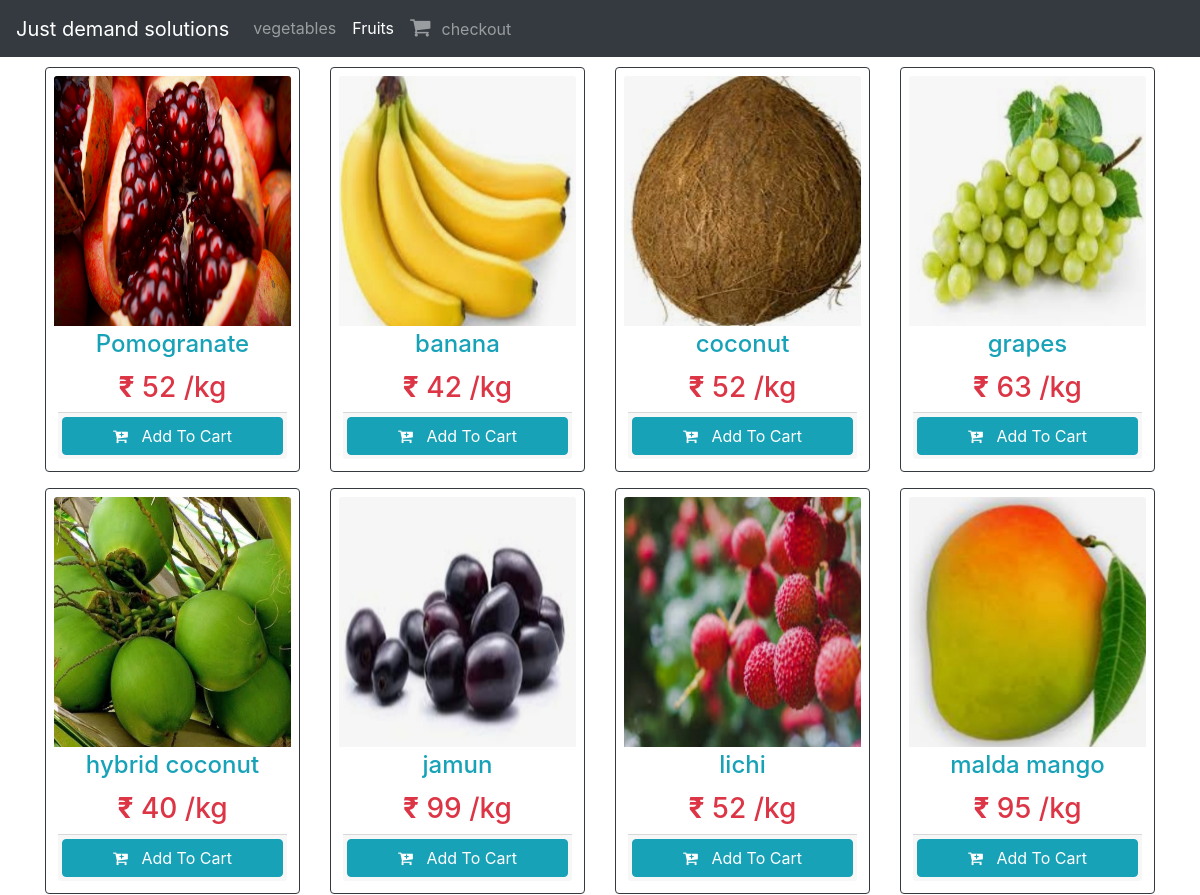
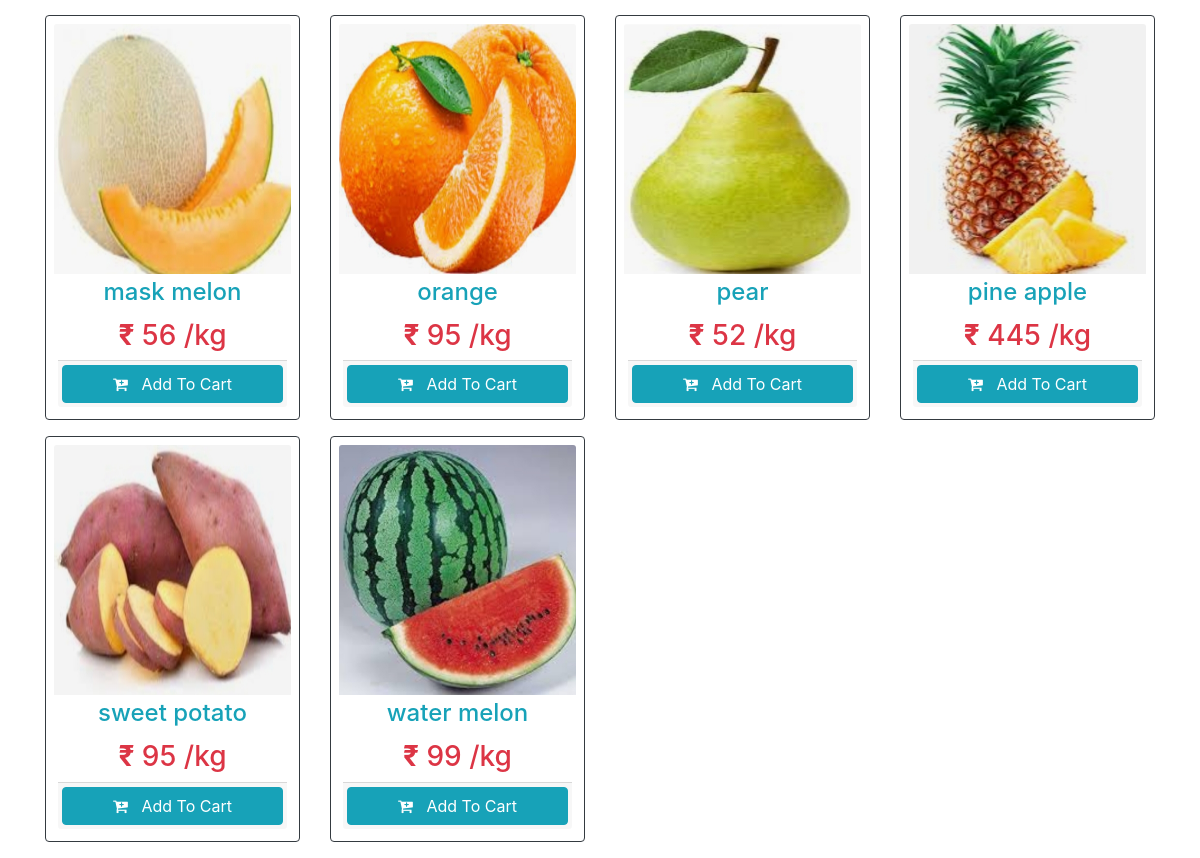
Screenshot of /fruits.php with the database file from the repository (2 pictures, top to bottom).
### tables this page shows
CREATE TABLE `products_fruit` (
  `id` int(255) NOT NULL,
  `product_name` varchar(255) NOT NULL,
  `product_image` varchar(255) NOT NULL,
  `price` int(255) NOT NULL,
  `dis` varchar(255) DEFAULT NULL
);

### fruits.php (the view, shortened to what this page needs)
<!DOCTYPE html>
<html>
<head>
  <link rel="stylesheet" href="https://maxcdn.bootstrapcdn.com/bootstrap/4.5.0/css/bootstrap.min.css">
  <link rel="stylesheet" href="https://cdnjs.cloudflare.com/ajax/libs/font-awesome/4.7.0/css/font-awesome.min.css">
</head>
<body>
	<nav class="navbar navbar-expand-md bg-dark navbar-dark">
  <a class="navbar-brand" href="index.php">Just demand solutions</a>
  <div class="collapse navbar-collapse" id="collapsibleNavbar">
    <ul class="navbar-nav">
      <li class="nav-item">
        <a class="nav-link" href="vegetables.php">vegetables</a>
      </li>
      <li class="nav-item">
        <a class="nav-link  active" href="fruits.php">Fruits</a>
      </li>
      <li class="nav-item">
        <a class="nav-link" href="cart.php"><i class="fa fa-shopping-cart" style="font-size:22px;">&nbsp;&nbsp;</i><span id="cart-item" class="badage badge-danger"></span>checkout</a>
      </li>
    </ul>
  </div>
</nav>
	<div class="container m-8">
		<div class="row">
		<?php
		include 'config.php';
		$stmt = $conn->prepare("SELECT * FROM products_fruit");
		$stmt->execute( );
		$result = $stmt->get_result();
		while ($row = $result->fetch_assoc()):
		 ?>
		 <div class="col-lg-3 col-sm-6 col-md-4 mb-2">
		 	<div class="card-deck">
		 		<div class="card p-2 border border-dark mb-2">
		 			<img src="images/<?php echo $row["product_image"]; ?>" class="card-img-top" height="250">
		 			<div class="card-body p-1">
		 				<h4 class="card-title text-center text-info" ><?php echo $row['product_name'] ?></h4>
		 				<h3 class="card-text text-center text-danger"><b>₹</b> <?php echo $row['price']?> /kg</h3>
		 				<div class="card-footer p-1">
		 					<form class="form-submit" action="">
		 						<button class="btn btn-info btn-block addItemBtn"><i class="fa fa-cart-plus"></i>&nbsp; &nbsp;Add To Cart</button>
		 					</form>
		 				</div>
		 			</div>
		 		</div>
		 	</div>
		 </div>
<?php endwhile;?>
		</div>
	</div>
</body>
</html>

### fruits.php (style rules this page uses)
.container { margin-top: 10px !important; }

### rows the page displays
products_fruit: product_image (picture), product_name "Pomogranate", price "52"
products_fruit: product_image (picture), product_name "banana", price "42"
products_fruit: product_image (picture), product_name "coconut", price "52"
products_fruit: product_image (picture), product_name "grapes", price "63"
products_fruit: product_image (picture), product_name "hybrid coconut", price "40"
products_fruit: product_image (picture), product_name "jamun", price "99"
products_fruit: product_image (picture), product_name "lichi", price "52"
products_fruit: product_image (picture), product_name "malda mango", price "95"
products_fruit: product_image (picture), product_name "mask melon", price "56"
products_fruit: product_image (picture), product_name "orange", price "95"
products_fruit: product_image (picture), product_name "pear", price "52"
products_fruit: product_image (picture), product_name "pine apple", price "445"
products_fruit: product_image (picture), product_name "sweet potato", price "95"
products_fruit: product_image (picture), product_name "water melon", price "99"
